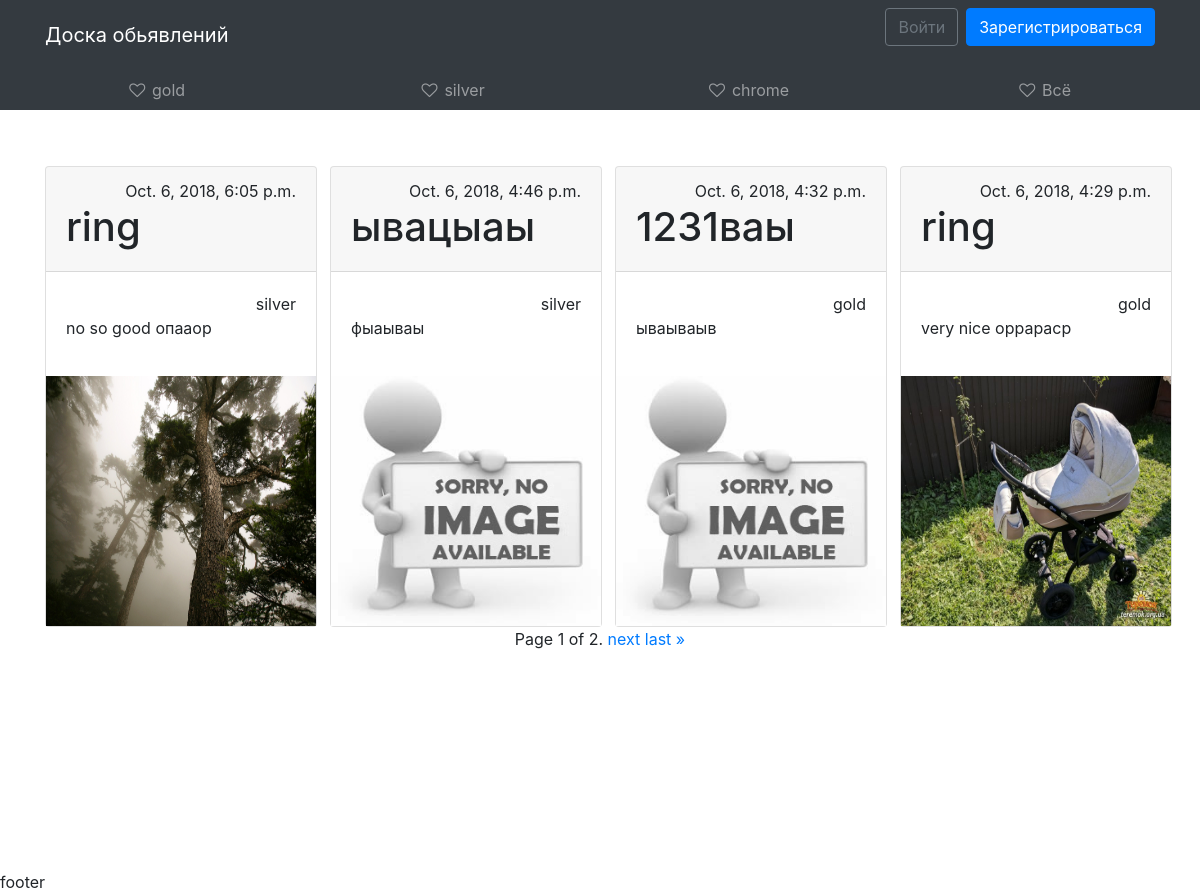
Before: /all/ with the older database file.
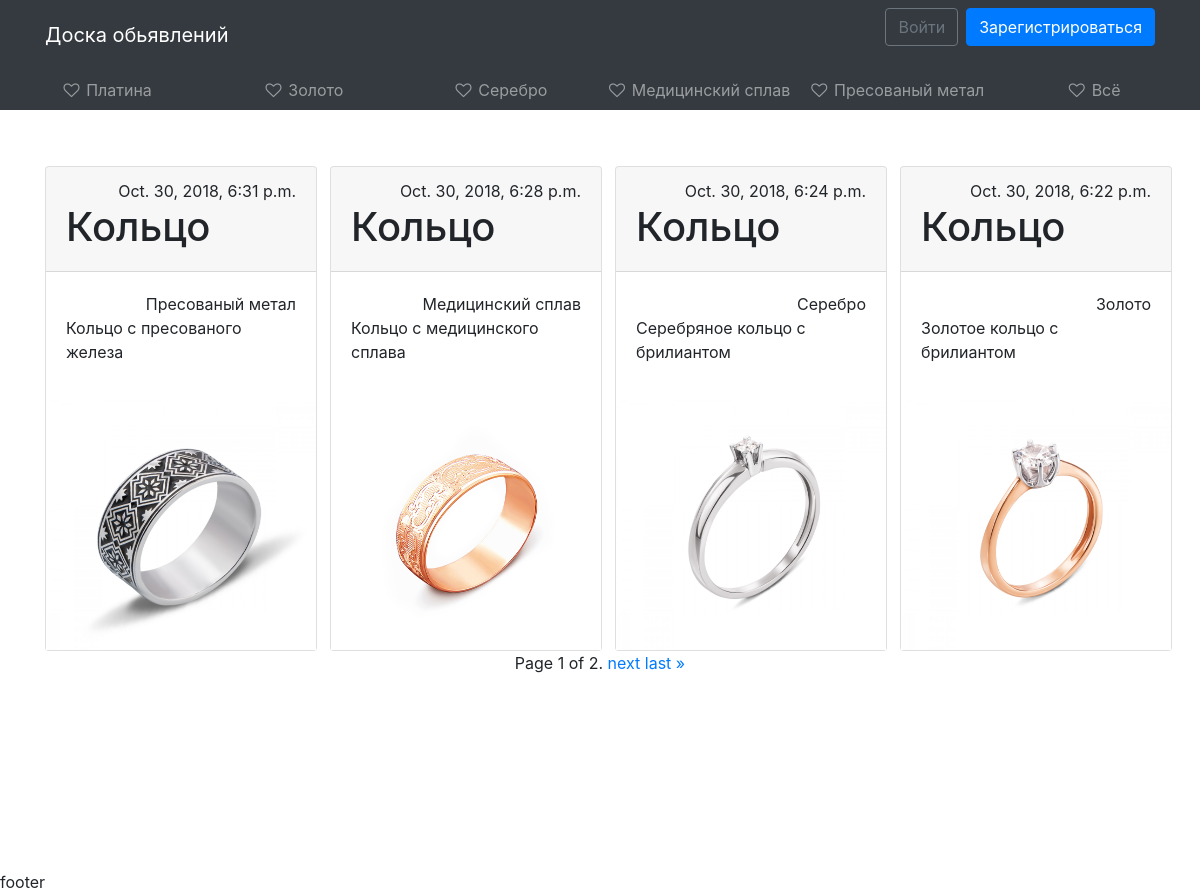
After: the same page with the newer database file.
### core/models.py (models this page shows, shortened)
class Category(models.Model):
    category_name = models.CharField(max_length = 20, blank=False, verbose_name=u'category name')

class Product(models.Model):
    DELETED = 0
    TO_MODERETION = 1
    ACTIVE = 2
    MODERATING = (
        (DELETED, 'Deleted'),
        (TO_MODERETION, 'To moderation'),
        (ACTIVE, 'Active')
    )
    STANDART = 0
    VIP = 1
    TO_VIP = (
        (STANDART, 'Standart'),
        (VIP, 'VIP')
    )
    VIP_MODER = (
        (STANDART, 'OK'),
        (VIP, 'Want VIP')
    )
    product_user = models.ForeignKey(User, on_delete=models.CASCADE, verbose_name=u'user', default='')
    product_category = models.ForeignKey('Category', on_delete=models.DO_NOTHING, verbose_name=u'category', related_name='product')
    product_name = models.CharField(max_length=20, blank=False, verbose_name=u'name')
    product_image = models.ImageField(verbose_name=u'foto', default='images/No-image.jpg')
    product_info = models.TextField(verbose_name=u'info')
    product_price = models.PositiveIntegerField(verbose_name=u'price')
    product_status = models.IntegerField(choices=MODERATING, default=TO_MODERETION, verbose_name=u'status')
    product_vip = models.IntegerField(choices=TO_VIP, default=STANDART, verbose_name=u'VIP status')
    product_vip_moderation = models.IntegerField(choices=VIP_MODER, default=STANDART, verbose_name=u'VIP moderation')
    product_datatime_creation = models.DateTimeField(verbose_name=u'Created', auto_now_add=True)

### core/views.py (the view)
# urls.py: path('all/', views.all_list, name='all'),
def all_list(request):
    context = {}
    context['category'] = Category.objects.all()
    paginator = Paginator(Product.objects.order_by('-product_datatime_creation').all(), 4)
    context['product'] = paginator.get_page(request.GET.get('page'))
    return render(request, template_name='core/home.html', context=context)

### templates/core/home.html (shortened to what this page needs)
{% extends 'base.html' %}
{% load staticfiles %}
{% block content %}
<div class="container">
<div class="row">
{% for item in product %}
  <div class="col col-md-6 col-lg-4 col-xl-3 mt-5">
    <div class="card" id="card">
        <div class="card-header">
            <div class="text-right">
                <p1>{{ item.product_datatime_creation }}</p1>
            </div>
        <h1>{{ item.product_name }}</h1>
        </div>
      <div class="card-body">
          <div class="text-right">
              {{ item.product_category.category_name }}
          </div>
          <p>{{ item.product_info }}</p>
      </div>
        <img src="{{ item.product_image.url }}" alt="..." onclick="location.href='{% url 'detail' pid=item.id %}'" height="250">
    </div>
  </div>
{% endfor %}
</div>
</div>
<div class="pagination">
    <span class="step-links">
        <span class="current">
            Page {{ product.number }} of {{ product.paginator.num_pages }}.
        </span>
        {% if product.has_next %}
            <a href="?page={{ product.next_page_number }}">next</a>
            <a href="?page={{ product.paginator.num_pages }}">last &raquo;</a>
        {% endif %}
    </span>
</div>
{% endblock %}

### templates/base.html (shortened to what this page needs)
{% load staticfiles %}
<html lang="en">
<head>
    <link rel="stylesheet" href="https://stackpath.bootstrapcdn.com/bootstrap/4.1.3/css/bootstrap.min.css">
    <link rel="stylesheet" href="https://cdnjs.cloudflare.com/ajax/libs/font-awesome/4.7.0/css/font-awesome.css">
    <link rel="stylesheet" href="{% static '/css/style.css' %}">
</head>
<body>
{% include 'header.html' %}
{% block sidebar %}
<div class="container-fluid h-100">
    <div class="row d-flex flex-row">
        <aside class="col-1 col-md-2 col-lg-12 h-md-100 p-0 bg-dark top">
            <nav class="navbar navbar-expand navbar-dark bg-dark p-0 px-lg-2">
                <div class="collapse navbar-collapse">
                    <ul class="flex-column flex-lg-row navbar-nav w-100 justify-content-center align-items-center align-items-sm-start text-left text-lg-center">
                        {% for item in category %}
                        <li class="nav-item w-100">
                            <a class="nav-link text-truncate" href="{% url 'category' pid=item.id %}"><i class="fa fa-heart-o fa-fw"></i> <span class="d-none d-md-inline">{{ item.category_name }}</span></a>
                        </li>
                        {% endfor %}
                        <li class="nav-item w-100">
                            <a class="nav-link text-truncate" href="{% url 'all' %}"><i class="fa fa-heart-o fa-fw"></i> <span class="d-none d-md-inline">Всё</span></a>
                        </li>
                    </ul>
                </div>
            </nav>
        </aside>
        <main class="col-11 col-md-10 col-lg-12 bg-faded py-2">
            {% endblock %}
            {% block content %}{% endblock %}
        </main>
    </div>
</div>
<div>
    {% include 'footer.html' %}
</div>
</body>
</html>

Changed rows visible on the page:
removed Category: category_name "gold"
removed Category: category_name "silver"
removed Category: category_name "chrome"
removed Product: product_datatime_creation "Oct. 6, 2018, 6:05 p.m.", product_name "ring", product_category.category_name "silver", product_info "no so good опааор", product_image (picture)
removed Product: product_datatime_creation "Oct. 6, 2018, 4:46 p.m.", product_name "ывацыаы", product_category.category_name "silver", product_info "фыаываы", product_image (placeholder picture)
removed Product: product_datatime_creation "Oct. 6, 2018, 4:32 p.m.", product_name "1231ваы", product_category.category_name "gold", product_info "ываываыв", product_image (placeholder picture)
no longer on this page (row edited): Product: product_datatime_creation "Oct. 6, 2018, 4:29 p.m.", product_name "ring", product_category.category_name "gold", product_info "very nice оррараср", product_image (picture)
added Category: category_name "Платина"
added Category: category_name "Золото"
added Category: category_name "Серебро"
added Category: category_name "Медицинский сплав"
added Category: category_name "Пресованый метал"
added Product: product_datatime_creation "Oct. 30, 2018, 6:31 p.m.", product_name "Кольцо", product_category.category_name "Пресованый метал", product_info "Кольцо с пресованого железа", product_image (picture)
now on this page (row edited): Product: product_datatime_creation "Oct. 30, 2018, 6:28 p.m.", product_name "Кольцо", product_category.category_name "Медицинский сплав", product_info "Кольцо с медицинского сплава", product_image (picture)
now on this page (row edited): Product: product_datatime_creation "Oct. 30, 2018, 6:24 p.m.", product_name "Кольцо", product_category.category_name "Серебро", product_info "Серебряное кольцо с брилиантом", product_image (picture)
added Product: product_datatime_creation "Oct. 30, 2018, 6:22 p.m.", product_name "Кольцо", product_category.category_name "Золото", product_info "Золотое кольцо с брилиантом", product_image (picture)
